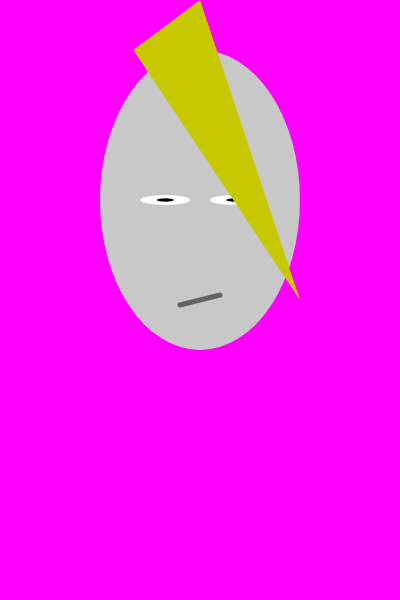
Frame 1 (no input)
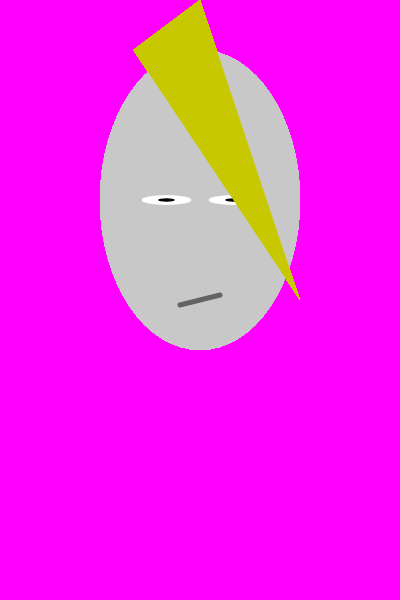
Frame 60 (no input)
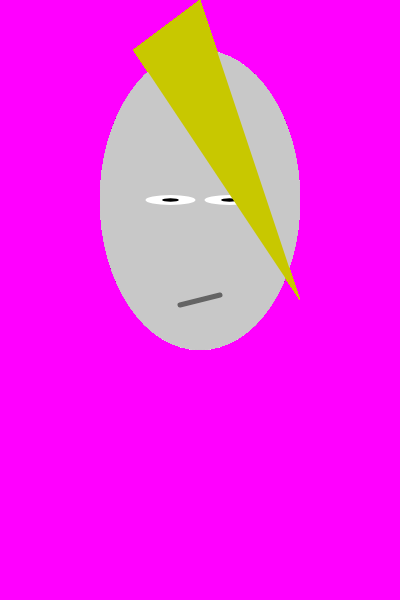
Frame 120 (the mouse pressed at the canvas centre since frame 60)

The p5.js sketch that drew these frames (run headless with seeded random() and noise() and a simulated clock; from frame 60 on, the mouse is pressed at the canvas centre):

// p5.js sketch
// ── sketch.js
/*
Creation & Compuation - Kate Hartman
Self Portrait
*/

var eyeSpacing;
var eyeWidth;
var eyeHeight;

function setup() {
  createCanvas(400,600);
  background('#FF00FF');
  eyeSpacing = 60;
  eyeWidth = 50;
  eyeHeight = 10;
}

function draw() {
  ellipseMode('CENTER');
  noStroke();
  
  //draw face
  fill(200);
  ellipse(width/2, height/3, 200, 300);
  
  //draw eyes
  fill(255);
  eyeSpacing = random(55,75);
  ellipse(width/2 + eyeSpacing/2, height/3, eyeWidth, eyeHeight);
  ellipse(width/2 - eyeSpacing/2, height/3, eyeWidth, eyeHeight);
  
  //draw pupils
    fill(0);
  ellipse(width/2 + eyeSpacing/2, height/3, eyeWidth/3, eyeHeight/3);
  ellipse(width/2 - eyeSpacing/2, height/3, eyeWidth/3, eyeHeight/3);
  
  //draw hair
  fill(200,200,0);
  triangle(width/2, 0, width/4*3, height/2, width/3, 50);
  
  //draw mouth
  stroke(100);
  strokeWeight(5);
  line(width/2+20, height/2-5, width/2-20, height/2+5);
  
}
